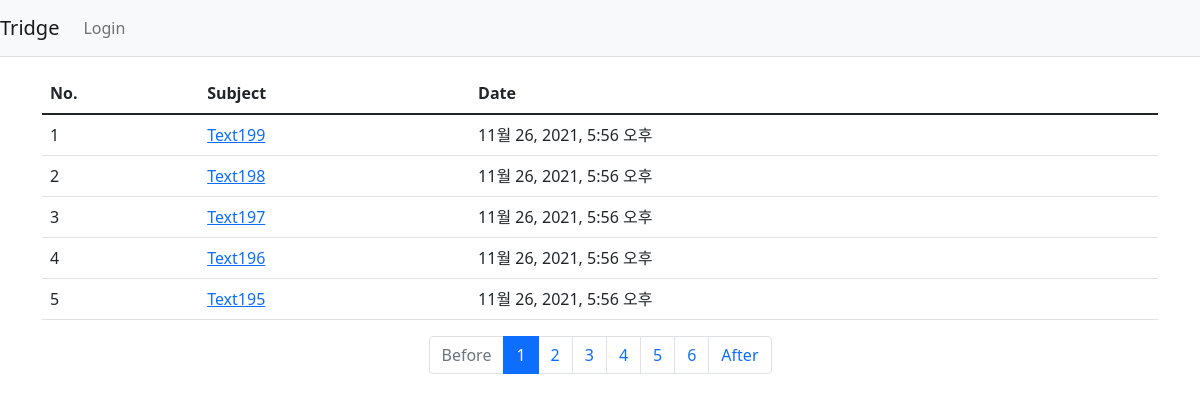
Screenshot of /polls/ with the database file from the repository.
### polls/models.py (models this page shows, shortened)
class Question(models.Model):
    question_text = models.CharField(max_length=200)
    pub_date = models.DateTimeField("date published")

### polls/views.py (the view)
# urls.py: path("", polls.views.index, name='index'),
def index(request):
    page = request.GET.get('page', '1')  # page
    latest_question_list = Question.objects.order_by('-pub_date')
    paginator = Paginator(latest_question_list, 5)  # show 5 question per page
    page_obj = paginator.get_page(page)
    context = {'latest_question_list': page_obj}
    return render(request, "polls/index.html", context)

### templates/polls/index.html (shortened to what this page needs)
{% extends 'base.html' %}
{% block content %}
<div class="container my-3">
    <table class="table">
        <thead>
        <tr class="thead-dart">
            <th>No.</th>
            <th>Subject</th>
            <th>Date</th>
        </tr>
        </thead>
        <tbody>
        {% if latest_question_list %}
            {% for question in latest_question_list %}
            <tr>
                <td>{{ forloop.counter }}</td>
                <td>
                    <a href="{% url 'polls:detail' question.id %}">
                        {{ question.question_text }}
                    </a>
                </td>
                <td>{{ question.pub_date }}</td>
            </tr>
            {% endfor %}
        {% else %}
            <tr>
                <td colspan="3">No polls are available.</td>
            </tr>
        {% endif %}
        </tbody>
    </table>
    <ul class="pagination justify-content-center">
        {% if latest_question_list.has_previous %}
        <li class="page-item">
            <a class="page-link" href="?page={{ latest_question_list.previous_page_number }}">Before</a>
        </li>
        {% else %}
        <li class="page-item disabled">
            <a class="page-link" tabindex="-1" aria-disabled="true" href="#">Before</a>
        </li>
        {% endif %}
        {% for page_number in latest_question_list.paginator.page_range %}
        {% if page_number >= latest_question_list.number|add:-5 and page_number <= latest_question_list.number|add:5 %}
            {% if page_number == latest_question_list.number %}
            <li class="page-item active" aria-current="page">
                <a class="page-link" href="?page={{ page_number }}">{{ page_number }}</a>
            </li>
            {% else %}
            <li class="page-item">
                <a class="page-link" href="?page={{ page_number }}">{{ page_number }}</a>
            </li>
            {% endif %}
        {% endif %}
        {% endfor %}
        {% if latest_question_list.has_next %}
        <li class="page-item">
            <a class="page-link" href="?page={{ latest_question_list.next_page_number }}">After</a>
        </li>
        {% else %}
        <li class="page-item disabled">
            <a class="page-link" tabindex="-1" aria-disabled="true" href="#">After</a>
        </li>
        {% endif %}
    </ul>
</div>
{% endblock %}

### rows the page displays
Question: question_text "Text199", pub_date "11월 26, 2021, 5:56 오후"
Question: question_text "Text198", pub_date "11월 26, 2021, 5:56 오후"
Question: question_text "Text197", pub_date "11월 26, 2021, 5:56 오후"
Question: question_text "Text196", pub_date "11월 26, 2021, 5:56 오후"
Question: question_text "Text195", pub_date "11월 26, 2021, 5:56 오후"

### other values shown
{{ page_number }} "1"
{{ page_number }} "2" "3" "4" "5" "6"
